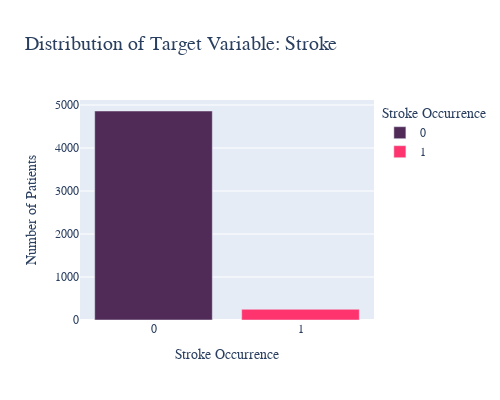

The cell this chart's notebook holds for it:
### Markdown cell above
- Almost %95 of the instances of our target variable is 'No stroke'
-  4861 patient does not have a stroke
- %5  of the instances of our target variable is 'Stroke'
- 249 patient have a stroke.

- We have imbalanced data.

### Code cell
stroke_counts = df['stroke'].value_counts().reset_index()
stroke_counts.columns = ['stroke', 'count']
stroke_counts['stroke'] = stroke_counts['stroke'].astype(str) # For discrete colors

fig = px.bar(stroke_counts, x="stroke", y="count", title='Distribution of Target Variable: Stroke',
             width=500, height=400, # Slightly wider for better title display
             color='stroke', # Use the 'stroke' column for color mapping
             color_discrete_map={'0': COLOR_NO_STROKE, '1': COLOR_STROKE},
             labels={'stroke': 'Stroke Occurrence', 'count': 'Number of Patients'})
fig.update_layout(title_font_size=TITLE_FONT_ARGS['fontsize']-4, # Adjust as Plotly has different scaling
                  font=dict(family=FONT_FAMILY_SERIF))
fig.show()

### Figure 1 — Plotly figure (JSON) as saved in the notebook; plotly's stock layout.template omitted (floating-point values rounded to 4 significant figures)
{"data": [{"hovertemplate": "Stroke Occurrence=%{x}<br>Number of Patients=%{y}<extra></extra>", "legendgroup": "0", "marker": {"color": "#512b58", "pattern": {"shape": ""}}, "name": "0", "orientation": "v", "showlegend": true, "textposition": "auto", "type": "bar", "x": ["0"], "xaxis": "x", "y": [4861], "yaxis": "y"}, {"hovertemplate": "Stroke Occurrence=%{x}<br>Number of Patients=%{y}<extra></extra>", "legendgroup": "1", "marker": {"color": "#fe346e", "pattern": {"shape": ""}}, "name": "1", "orientation": "v", "showlegend": true, "textposition": "auto", "type": "bar", "x": ["1"], "xaxis": "x", "y": [249], "yaxis": "y"}], "layout": {"barmode": "relative", "font": {"family": "Serif"}, "height": 400, "legend": {"title": {"text": "Stroke Occurrence"}, "tracegroupgap": 0}, "title": {"font": {"size": 20}, "text": "Distribution of Target Variable: Stroke"}, "width": 500, "xaxis": {"anchor": "y", "categoryarray": ["0", "1"], "categoryorder": "array", "domain": [0, 1], "title": {"text": "Stroke Occurrence"}}, "yaxis": {"anchor": "x", "domain": [0, 1], "title": {"text": "Number of Patients"}}}}
